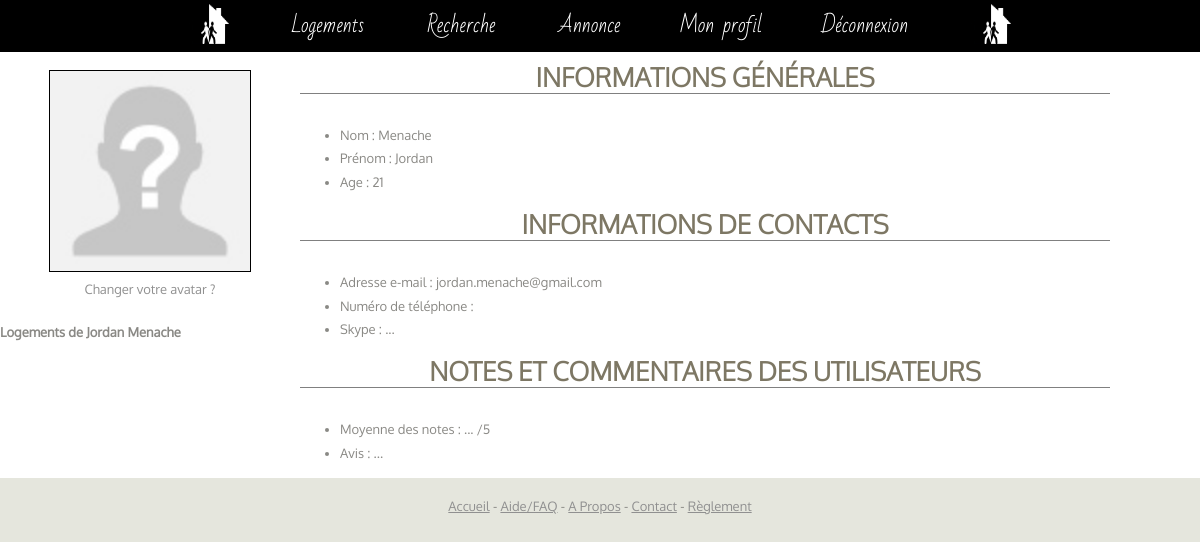
The page /profil.php (signed in) on the database its author committed.
### tables this page shows
CREATE TABLE `membres` (
`id` int(11) NOT NULL,
  `admin` int(11) NOT NULL DEFAULT '0',
  `nom` varchar(255) NOT NULL,
  `prenom` varchar(255) NOT NULL,
  `email` varchar(255) NOT NULL,
  `mdp` varchar(255) NOT NULL,
  `age` tinyint(4) NOT NULL,
  `telephone` varchar(10) NOT NULL,
  `compteActif` tinyint(1) NOT NULL DEFAULT '0',
  `clefCompte` varchar(255) NOT NULL
);

### profil.php (the view, shortened to what this page needs)
<?php require_once("config.php");
$id = $_SESSION["userID"];
$user_name = $bdd -> prepare('SELECT prenom, nom, email, age, telephone FROM membres WHERE id = :id');
$user_name -> execute([":id" => "$id"]);
$user = $user_name -> fetch();
?>
<!DOCTYPE html>
<html>
    <head>
        <link href="style.css" rel="stylesheet" />
    </head>
    <body>
        <div id="wrapper">
            <?php include("header.php"); ?>
            <div class="profil">
                <div class="colonne_gauche_profil">
                    <div id="avatar">
                        <?php
                            $filename = "avatars/".$_SESSION["userID"] .'.jpg';
                            if (file_exists($filename)) {
                                echo('<img src="avatars/'.$_SESSION["userID"].'.jpg" id="image_avatar"><br/>');
                            } else {
                                echo ('<img src="avatars/none.jpg" id="image_avatar"><br/>');
                            }
                        ?>
                        <a href="upload_avatar.php" class="avatarChange">Changer votre avatar ?</a>
                    </div>
                         <div class="liste_logements">
                            <h4>Logements de <?php echo $user["prenom"];?> <?php echo $user["nom"]; ?></h4>
                        </div>
                </div>
                <div class="colonne_droite_profil">
                    <div id="infosPersoTitre">
                        <h1><strong>Informations Générales</strong></h1>
                            <ul class="infosPerso">
                                <li>Nom : <?php echo $user["nom"]; ?> </li>
                                <li>Prénom : <?php echo $user["prenom"]; ?> </li>
                                <li>Age : <?php echo $user["age"]; ?> </li>
                            </ul>
                        <h1><strong>Informations de contacts</strong></h1>
                            <ul class="infosPerso">
                                <li>Adresse e-mail : <?php echo $user["email"]; ?> </li>
                                <li>Numéro de téléphone : <?php echo $user["telephone"]; ?> </li>
                                <li>Skype : ... </li>
                            </ul>
                         <h1><strong>Notes et commentaires des utilisateurs</strong></h1>
                            <ul class="infosPerso">
                                <li>Moyenne des notes : ... /5</li>
                                <li>Avis : ... </li>
                             </ul>
                    </div>
                </div>
            </div>
        </div>
        <?php include("footer.php"); ?>
    </body>
</html>

### style.css (style rules this page uses)
body { margin: 0; padding: 0; background: #E5E6DD; font-family: 'Oxygen', sans-serif; font-size: 13px; color: #8A8985; }
h1, h2, h3 { margin: 0; padding: 0; text-transform: uppercase; font-family: 'Oxygen-Light'; color: #7D7764; }
h1 { font-size: 2em; }
p, ul, ol { margin-top: 0; line-height: 180%; }
a { text-decoration: none; color: #5BA689; }
#wrapper { overflow: hidden; background: #FFFFFF; }
#avatar { text-align: center; padding: 10px; display: block; margin-left: auto; margin-right: auto; }
.avatarChange { clear: both; }
#avatar a { text-decoration: none; color: #909090; }
.infosPerso { margin-top: 20px; }
#infosPersoTitre h1 { display: inline-block; clear: both; text-align: center; border-bottom: 1px solid gray; margin-bottom: 10px; width: 90%; }
.profil { margin-top: 5%; }
.colonne_gauche_profil { float: left; width: 25%; }
.colonne_droite_profil { float: right; width:75%; }
.liste_logements { float: left; text-align: center; display: inline-block; }
#image_avatar { max-width: 100%; height: auto; border: solid 1px; color: #000000; display: inline-block; opacity: 1; width: 200px; margin-right: auto; margin-left: auto; position: relative; margin-bottom: 2%; }

### rows shown on the page
membres: prenom "Jordan", nom "Menache", age "21", email "jordan.menache@gmail.com"
